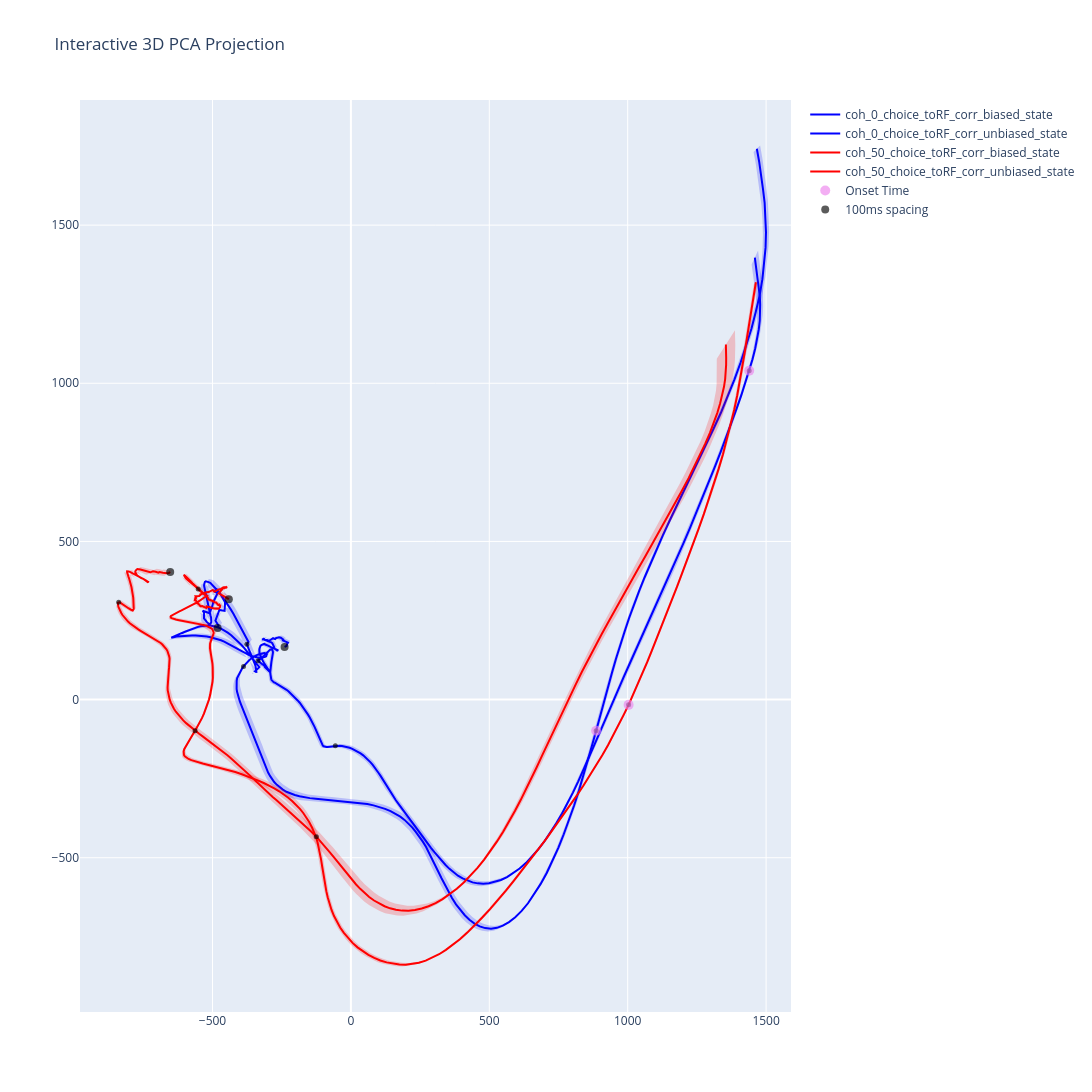

Notebook code for this chart:
### Markdown cell above
### SEM plotting

### Code cell
alignment = "response"
state_values = ["biased_state", "unbiased_state"]  # States

# Define colors for each coherence level
alignment_dict = ephys_config["alignment_settings_GP"][alignment]
conditions = [
	"coh_0_choice_toRF_corr",
	# "coh_6_choice_toRF_corr",
	# "coh_20_choice_toRF_corr",
	"coh_50_choice_toRF_corr",
	# "coh_0_choice_awayRF_corr",
	# "coh_6_choice_awayRF_corr",
	# "coh_20_choice_awayRF_corr",
	# "coh_50_choice_awayRF_corr"
]

if alignment == "response_onset":
	timepoints_list = np.arange(0, alignment_dict["end_time_ms"] - alignment_dict["start_time_ms"] + 1, 50)
else:
	timepoints_list = np.arange(0, alignment_dict["end_time_ms"] - alignment_dict["start_time_ms"] + 1, 100)

# Create a figure
fig = go.Figure()
plot_pca_projection_and_sem(
	fig,
	conditions,
	state_values,
	pc_projection_biased_state_toRF_prior["mean"][alignment],
	pc_projection_unbiased_state_toRF_prior["mean"][alignment],
	pc_projection_biased_state_toRF_prior["bootstrap_sem"][alignment],
	pc_projection_unbiased_state_toRF_prior["bootstrap_sem"][alignment],
	timepoints_list=timepoints_list,
	onset_time=-alignment_dict["start_time_ms"],
	axes=(1, 2),
)
# Set plot labels
fig.update_layout(width=1600, height=1200, scene=dict(xaxis_title="PC1", yaxis_title="PC2", zaxis_title="PC3"), title="Interactive 3D PCA Projection")

fig.show()

### Figure 1 — Plotly figure (JSON) as saved in the notebook; plotly's stock layout.template omitted (floating-point values rounded to 4 significant figures; data arrays with more than 128 entries replaced by an {"elided": "..."} marker saying what was removed)
{"data": [{"line": {"dash": "solid", "width": 2}, "marker": {"color": "blue", "opacity": 1, "size": 2}, "mode": "lines", "name": "coh_0_choice_toRF_corr_biased_state", "opacity": 1, "showlegend": true, "type": "scatter", "x": {"elided": "314 float values"}, "y": {"elided": "314 float values"}}, {"fill": "toself", "fillcolor": "blue", "line": {"width": 0}, "name": "coh_0_choice_toRF_corr_biased_state_std", "opacity": 0.2, "showlegend": false, "type": "scatter", "x": {"elided": "628 float values"}, "y": {"elided": "628 float values"}}, {"line": {"dash": "solid", "width": 2}, "marker": {"color": "blue", "opacity": 1, "size": 2}, "mode": "lines", "name": "coh_0_choice_toRF_corr_unbiased_state", "opacity": 1, "showlegend": true, "type": "scatter", "x": {"elided": "340 float values"}, "y": {"elided": "340 float values"}}, {"fill": "toself", "fillcolor": "blue", "line": {"width": 0}, "name": "coh_0_choice_toRF_corr_unbiased_state_std", "opacity": 0.2, "showlegend": false, "type": "scatter", "x": {"elided": "680 float values"}, "y": {"elided": "680 float values"}}, {"line": {"dash": "solid", "width": 2}, "marker": {"color": "red", "opacity": 1, "size": 2}, "mode": "lines", "name": "coh_50_choice_toRF_corr_biased_state", "opacity": 1, "showlegend": true, "type": "scatter", "x": {"elided": "280 float values"}, "y": {"elided": "280 float values"}}, {"fill": "toself", "fillcolor": "red", "line": {"width": 0}, "name": "coh_50_choice_toRF_corr_biased_state_std", "opacity": 0.2, "showlegend": false, "type": "scatter", "x": {"elided": "560 float values"}, "y": {"elided": "560 float values"}}, {"line": {"dash": "solid", "width": 2}, "marker": {"color": "red", "opacity": 1, "size": 2}, "mode": "lines", "name": "coh_50_choice_toRF_corr_unbiased_state", "opacity": 1, "showlegend": true, "type": "scatter", "x": {"elided": "332 float values"}, "y": {"elided": "332 float values"}}, {"fill": "toself", "fillcolor": "red", "line": {"width": 0}, "name": "coh_50_choice_toRF_corr_unbiased_state_std", "opacity": 0.2, "showlegend": false, "type": "scatter", "x": {"elided": "664 float values"}, "y": {"elided": "664 float values"}}, {"line": {"dash": "solid", "width": 2}, "marker": {"color": "black", "opacity": 0.8, "size": 8}, "mode": "markers", "name": " ", "opacity": 0.8, "showlegend": false, "type": "scatter", "x": [-239.6], "y": [166.4]}, {"line": {"dash": "solid", "width": 2}, "marker": {"color": "black", "opacity": 0.8, "size": 8}, "mode": "markers", "name": " ", "opacity": 0.8, "showlegend": false, "type": "scatter", "x": [-481.6], "y": [226.6]}, {"line": {"dash": "solid", "width": 2}, "marker": {"color": "black", "opacity": 0.8, "size": 8}, "mode": "markers", "name": " ", "opacity": 0.8, "showlegend": false, "type": "scatter", "x": [-652.8], "y": [403.3]}, {"line": {"dash": "solid", "width": 2}, "marker": {"color": "black", "opacity": 0.8, "size": 8}, "mode": "markers", "name": " ", "opacity": 0.8, "showlegend": false, "type": "scatter", "x": [-441.0], "y": [317.6]}, {"line": {"dash": "solid", "width": 2}, "marker": {"color": "black", "opacity": 0.8, "size": 5}, "mode": "markers", "name": " ", "opacity": 0.8, "showlegend": false, "type": "scatter", "x": [-335.5], "y": [122.8]}, {"line": {"dash": "solid", "width": 2}, "marker": {"color": "black", "opacity": 0.8, "size": 5}, "mode": "markers", "name": " ", "opacity": 0.8, "showlegend": false, "type": "scatter", "x": [-376.0], "y": [174.8]}, {"line": {"dash": "solid", "width": 2}, "marker": {"color": "black", "opacity": 0.8, "size": 5}, "mode": "markers", "name": " ", "opacity": 0.8, "showlegend": false, "type": "scatter", "x": [-839.0], "y": [307.7]}, {"line": {"dash": "solid", "width": 2}, "marker": {"color": "black", "opacity": 0.8, "size": 5}, "mode": "markers", "name": " ", "opacity": 0.8, "showlegend": false, "type": "scatter", "x": [-551.5], "y": [349.7]}, {"line": {"dash": "solid", "width": 2}, "marker": {"color": "black", "opacity": 0.8, "size": 5}, "mode": "markers", "name": " ", "opacity": 0.8, "showlegend": false, "type": "scatter", "x": [-56.18], "y": [-146.0]}, {"line": {"dash": "solid", "width": 2}, "marker": {"color": "black", "opacity": 0.8, "size": 5}, "mode": "markers", "name": " ", "opacity": 0.8, "showlegend": false, "type": "scatter", "x": [-388.0], "y": [104.8]}, {"line": {"dash": "solid", "width": 2}, "marker": {"color": "black", "opacity": 0.8, "size": 5}, "mode": "markers", "name": " ", "opacity": 0.8, "showlegend": false, "type": "scatter", "x": [-124.9], "y": [-433.5]}, {"line": {"dash": "solid", "width": 2}, "marker": {"color": "black", "opacity": 0.8, "size": 5}, "mode": "markers", "name": " ", "opacity": 0.8, "showlegend": false, "type": "scatter", "x": [-562.9], "y": [-98.49]}, {"line": {"dash": "solid", "width": 2}, "marker": {"color": "black", "opacity": 0.8, "size": 5}, "mode": "markers", "name": " ", "opacity": 0.8, "showlegend": false, "type": "scatter", "x": [1439.0], "y": [1040.0]}, {"line": {"dash": "solid", "width": 2}, "marker": {"color": "black", "opacity": 0.8, "size": 5}, "mode": "markers", "name": " ", "opacity": 0.8, "showlegend": false, "type": "scatter", "x": [886.0], "y": [-98.27]}, {"line": {"dash": "solid", "width": 2}, "marker": {"color": "black", "opacity": 0.8, "size": 5}, "mode": "markers", "name": " ", "opacity": 0.8, "showlegend": false, "type": "scatter", "x": [1003.0], "y": [-16.65]}, {"line": {"dash": "solid", "width": 2}, "marker": {"color": "violet", "opacity": 0.8, "size": 10}, "mode": "markers", "name": " ", "opacity": 0.8, "showlegend": false, "type": "scatter", "x": [1439.0], "y": [1040.0]}, {"line": {"dash": "solid", "width": 2}, "marker": {"color": "violet", "opacity": 0.8, "size": 10}, "mode": "markers", "name": " ", "opacity": 0.8, "showlegend": false, "type": "scatter", "x": [886.0], "y": [-98.27]}, {"line": {"dash": "solid", "width": 2}, "marker": {"color": "violet", "opacity": 0.8, "size": 10}, "mode": "markers", "name": " ", "opacity": 0.8, "showlegend": false, "type": "scatter", "x": [1003.0], "y": [-16.65]}, {"line": {"dash": "solid", "width": 2}, "marker": {"color": "violet", "opacity": 0.8, "size": 10}, "mode": "markers", "name": "Onset Time", "opacity": 0.8, "showlegend": true, "type": "scatter", "x": [null], "y": [null]}, {"line": {"dash": "solid", "width": 2}, "marker": {"color": "black", "opacity": 0.8, "size": 8}, "mode": "markers", "name": "100ms spacing", "opacity": 0.8, "showlegend": true, "type": "scatter", "x": [null], "y": [null]}], "layout": {"height": 1200, "scene": {"xaxis": {"title": {"text": "PC1"}}, "yaxis": {"title": {"text": "PC2"}}, "zaxis": {"title": {"text": "PC3"}}}, "title": {"text": "Interactive 3D PCA Projection"}, "width": 1600}}
